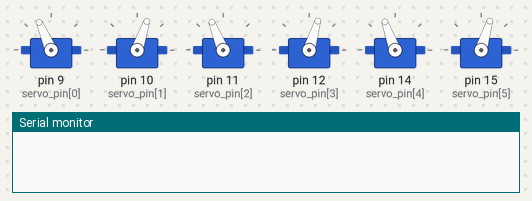
Bench run of a sketch on a simulated Arduino Uno, built with avr-gcc and run on an emulated ATmega328P. Shown: 6 × servo, the last lines printed to the serial monitor.

Above: at 0.1 s.
At 1.1 s:
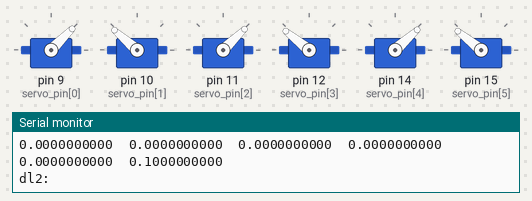
At 34.4 s:
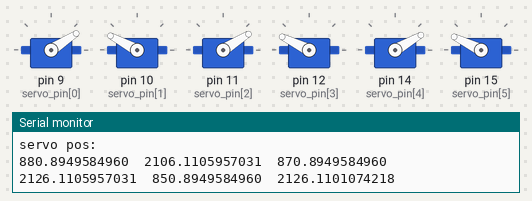
Timing chart, 0 to 40.0 s (numbered marks = the images above):
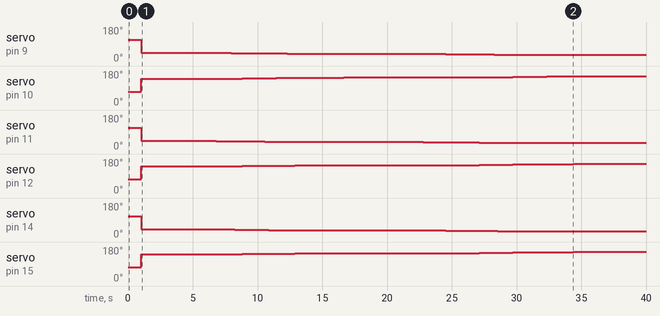

Measured:
- by itself, servo on pin 10 (servo_pin[1]): moves from 71° to 152° over 33.4 s
- by itself, servo on pin 11 (servo_pin[2]): moves from 112° to 32° over 29.0 s
- by itself, servo on pin 12 (servo_pin[3]), servo on pin 15 (servo_pin[5]): moves from 73° to 154° over 33.4 s
- by itself, servo on pin 14 (servo_pin[4]): moves from 110° to 30° over 29.0 s
- by itself, servo on pin 9 (servo_pin[0]): 113° → 45° at 1.0 s, → 44° 4.4 s later, → 43° 1.4 s later, → 42° 1.2 s later, … (16 changes in this stretch)

The sketch:

Stewart_Platform.ino
```cpp
#include <Servo.h>

const float pi = 3.14159,
            //theta_r = angle between attachment points
            theta_r = radians(48.0),
            //theta_p = angle between rotation points
            theta_p = radians(23.2),
            //theta_s = orientation of the servos
            theta_s[] = { -pi / 3, 2 * pi / 3, pi, 0, pi / 3, -2 * pi / 3},
            //RD = distance to end effector attachment points
            RD = 2.395,
            //PD = distance to servo rotation points
            PD = 3.3,
            //L1 = servo arm length
            L1 = 1.0,
            //L2 = connecting arm length
            L2 = 4.72,
            //z_home = default z height with servo arms horizontal
            z_home = 4.25,
            //servo_min = lower limit for servo arm angle
            servo_min = 700,
            //servo_max = upper limit for servo arm angle
            servo_max = 2300,
            //servo_mult = multiplier to convert to milliseconds
            servo_mult = 1,
            //p = location of servo rotation points in base frame [x/y][1-6]
            p[2][6] = {{
                PD * cos(pi / 6 + theta_p), PD * cos(pi / 6 - theta_p), PD * cos(-(pi / 2 - theta_p)),
                -PD * cos(-(pi / 2 - theta_p)), -PD * cos(pi / 6 - theta_p), -PD * cos(pi / 6 + theta_p)
              },
              { PD * sin(pi / 6 + theta_p), PD * sin(pi / 6 - theta_p), PD * sin(-(pi / 2 - theta_p)),
                PD * sin(-(pi / 2 - theta_p)), PD * sin(pi / 6 - theta_p), PD * sin(pi / 6 + theta_p)
              }
            },
            //re = location of attachment points in end e ector frame [x/y][1-6]
            re[2][6] = {{
                RD * cos(pi / 6 + theta_r), RD * cos(pi / 6 - theta_r), RD * cos(-(pi / 2 - theta_r)),
                -RD * cos(-(pi / 2 - theta_r)), -RD * cos(pi / 6 - theta_r), -RD * cos(pi / 6 + theta_r)
              },
              { RD * sin(pi / 6 + theta_r), RD * sin(pi / 6 - theta_r), RD * sin(-(pi / 2 - theta_r)),
                RD * sin(-(pi / 2 - theta_r)), RD * sin(pi / 6 - theta_r), RD * sin(pi / 6 + theta_r)
              }
            };

//servo_pin = servo pin assignments,
const int servo_pin[] = {9, 10, 11, 12, 14, 15},
            //servo_zero = zero angles for each servo (horizontal)
            servo_zero[6] = {1710, 1280, 1700, 1300, 1680, 1300};

Servo servo[6];
/*
  Servos 0, 2, 4: reversed (+ = down, - = up)
  Servos 1, 3, 5: normal (+ = up, - = down)
*/

void setup()
{
  Serial.begin(9600);
  for (int i = 0; i < 6; i++)
  {
    servo[i].attach(servo_pin[i]);
    servo[i].writeMicroseconds(servo_zero[i]);
  }
  delay(1000);
}
void loop()
{

  static float pe[6] = {0, 0, 0, radians(0), radians(0), radians(0)},
               theta_a[6],
               servo_pos[6],
               q[3][6],
               r[3][6],
               dl[3][6],
               dl2[6];
  /*
    pe = location and orientation of end e ector frame relative to the base frame [sway, surge,
    heave, pitch, roll, yaw)
    theta_a = angle of the servo arm
    servo_pos = value written to each servo
    q = position of lower mounting point of connecting link [x,y,z][1-6]
    r = position of upper mounting point of connecting link
    dl = di erence between x,y,z coordinates of q and r
    dl2 = distance between q and r
  */
  for (int i = 0; i < 6; i++)
  {
    q[0][i] = L1 * cos(-theta_a[i]) * cos(theta_s[i]) + p[0][i];
    q[1][i] = L1 * cos(-theta_a[i]) * sin(theta_s[i]) + p[1][i];
    q[2][i] = -L1 * sin(-theta_a[i]);
    r[0][i] = re[0][i] * cos(pe[4]) * cos(pe[5]) + re[1][i] * (sin(pe[3]) * sin(pe[4]) * cos(pe[5]) -
              cos(pe[3]) * sin(pe[5])) + pe[0];
    r[1][i] = re[0][i] * cos(pe[4]) * sin(pe[5]) + re[1][i] * (cos(pe[3]) * cos(pe[5]) +
              sin(pe[3]) * sin(pe[4]) * sin(pe[5])) + pe[1];
    r[2][i] = -re[0][i] * sin(pe[4]) + re[1][i] * sin(pe[3]) * cos(pe[4]) + z_home + pe[2];
    dl[0][i] = q[0][i] - r[0][i];
    dl[1][i] = q[1][i] - r[1][i];
    dl[2][i] = q[2][i] - r[2][i];
    dl2[i] = sqrt(dl[0][i] * dl[0][i] + dl[1][i] * dl[1][i] + dl[2][i] * dl[2][i]) - L2;
    theta_a[i] += dl2[i];
    theta_a[i] = constrain(theta_a[i], servo_min, servo_max);
    if (i % 2 == 1)
      servo_pos[i] = servo_zero[i] + theta_a[i] * servo_mult;
    else
      servo_pos[i] = servo_zero[i] - theta_a[i] * servo_mult;
  }
  for (int i = 0; i < 6; i++)
  {
    servo[i].writeMicroseconds(servo_pos[i]);
  }

  pe[5] = pe[5] + 0.1;

  Serial.println("pe:");
  for(int i = 0; i < 6; i++)
  {
      Serial.print(pe[i], DEC);
      Serial.print("\t");
  }
  Serial.println();

  Serial.println("dl2:");
  for(int i = 0; i < 6; i++)
  {
      Serial.print(dl2[i], DEC);
      Serial.print("\t");
  }
  Serial.println();


  Serial.println("servo pos:");
  for(int i = 0; i < 6; i++)
  {
      Serial.print(servo_pos[i], DEC);
      Serial.print("\t");
  }
  Serial.println();

  delay(5);
}
```
